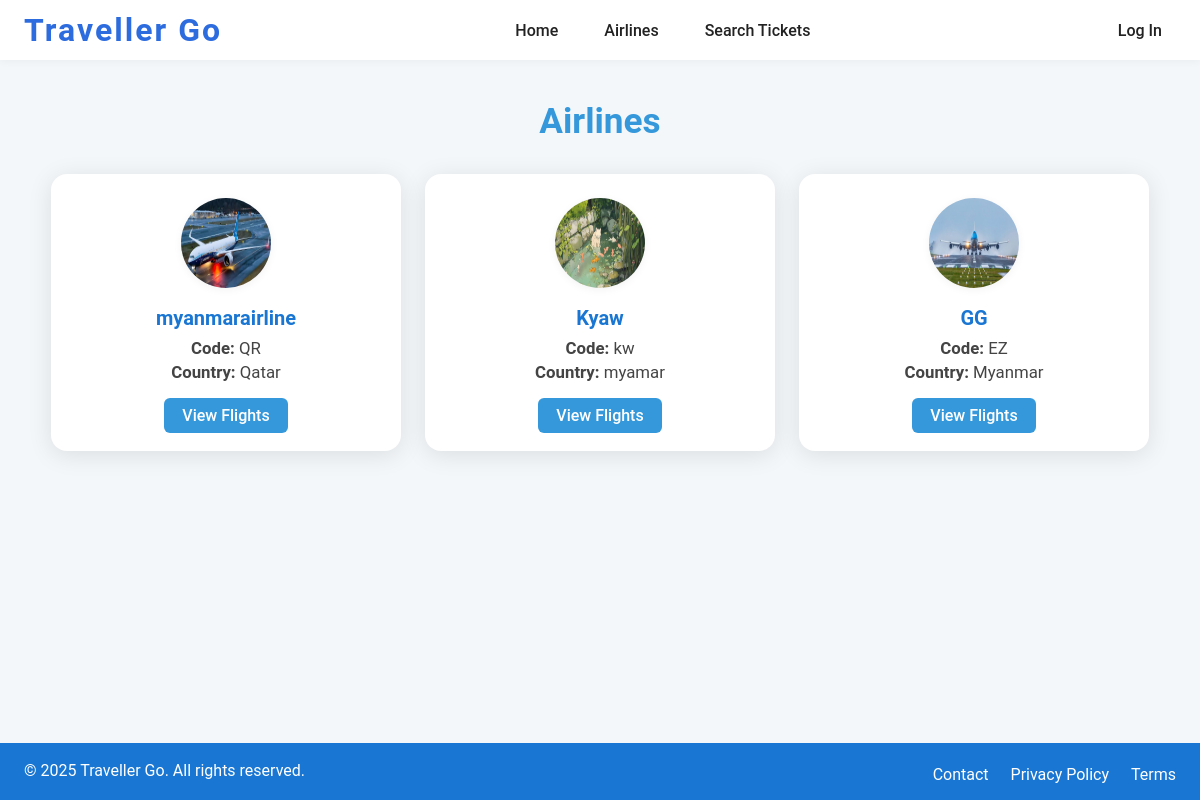
The app's page /index.php?action=airline with its own data.
### tables this page shows
CREATE TABLE `airlines` (
  `airline_id` int(11) NOT NULL,
  `name` varchar(100) NOT NULL,
  `code` varchar(10) DEFAULT NULL,
  `country` varchar(100) DEFAULT NULL,
  `logo_url` varchar(255) DEFAULT NULL
);

### controllers/traveller_controller.php (called while the page is built, shortened)
<?php
require_once 'models/traveller_abstract.php';
class traveller_controller
{
    private $traveller;
    public function __construct($db)
    {
        $this->traveller = new traveller_abstract($db);
    }
    public function airlines()
    {
        $airlines = $this->traveller->getAllAirline();
        include 'views/airline.php';
    }
}
?>

### models/db_abstract.php (called while the page is built, shortened)
<?php
abstract class db_abstract
{
    public function __construct($db)
    {
        $this->db = $db;
    }
}
?>

### models/traveller_abstract.php (called while the page is built, shortened)
<?php
require_once 'models/db_abstract.php';
class traveller_abstract extends db_abstract implements traveller
{
    public function getAllAirline()
    {
        $stmt = $this->db->prepare("SELECT * FROM airlines");
        $stmt->execute();
        return $stmt->fetchAll(PDO::FETCH_ASSOC);
    }
}
?>

### views/airline.php (the view, shortened to what this page needs)
<!DOCTYPE html>
<html lang="en">
<head>
    <link rel="stylesheet" href="style/airline.css">
</head>
<body>
    <?php include 'includes/header.php'; ?>
    <div class="main-content">
        <h1>Airlines</h1>
        <div class="airlines-grid">
            <?php foreach ($airlines as $airline): ?>
                <div class="airline-card">
                    <img src="<?= htmlspecialchars($airline['logo_url']) ?>"
                        alt="<?= htmlspecialchars($airline['name']) ?> Logo" class="airline-logo"
                        onerror="if(!this._errored){this.src='images/airline-placeholder.png';this._errored=true;}">
                    <div class="airline-name"><?= htmlspecialchars($airline['name']) ?></div>
                    <div class="airline-info"><strong>Code:</strong> <?= htmlspecialchars($airline['code']) ?></div>
                    <div class="airline-info"><strong>Country:</strong> <?= htmlspecialchars($airline['country']) ?></div>
                    <a href="index.php?action=airline_flights&airline=<?= urlencode($airline['name']) ?>"
                        class="view-flights-btn">
                        View Flights
                    </a>
                </div>
            <?php endforeach; ?>
        </div>
    </div>
    <footer>
        <?php include 'includes/footer.php'; ?>
    </footer>
</body>
</html>

### index.php (shortened to what this page needs)
<?php
require_once 'controllers/traveller_controller.php';
$db = (new Database())->connect();
$travellerController = new traveller_controller($db);
$action = $_GET['action'] ?? 'index';
switch ($action) {
    case 'airline':
        $travellerController->airlines();
        break;
}
?>

### views/includes/header.php (shortened to what this page needs)
<?php
$traveler_id = $_SESSION['traveler_id'] ?? null;
?>
<link rel="stylesheet" href="style/index.css">
<div class="header-container">
    <div class="header-logo">Traveller Go</div>
    <div class="nav-left" id="nav-menu">
        <a href="index.php?action=index">Home</a>
        <a href="index.php?action=airline">Airlines</a>
        <a href="index.php?action=search_ticket">Search Tickets</a>
    </div>
    <div class="nav-right">
        <?php if (isset($traveler_id) && !empty($traveler_id)): ?>
            <a href="index.php?action=traveller_logOut">Log Out</a>
        <?php else: ?>
            <a href="index.php?action=login_select">Log In</a>
        <?php endif; ?>
    </div>
</div>

### views/includes/footer.php (shortened to what this page needs)
<footer class="site-footer">
    <div class="footer-container">
        <div class="footer-left">
            <span>&copy; <?= date('Y') ?> Traveller Go. All rights reserved.</span>
        </div>
        <div class="footer-right">
            <a href="mailto:support@travellergo.com">Contact</a>
            <a href="#">Privacy Policy</a>
            <a href="#">Terms</a>
        </div>
    </div>
</footer>

### style/airline.css (style rules this page uses)
* { box-sizing: border-box; margin: 0; padding: 0; font-family: "Roboto", sans-serif; }
body { background: #f4f7fa; font-family: "Roboto", Arial, sans-serif; margin: 0; padding: 0; display: flex; flex-direction: column; min-height: 100vh; }
.main-content { max-width: 1200px; margin: 40px auto; padding: 0 16px; flex: 1; }
h1 { text-align: center; color: #3498db; margin-bottom: 32px; font-size: 2.2rem; font-weight: 700; }
.airlines-grid { display: flex; flex-wrap: wrap; gap: 24px; justify-content: center; }
.airline-card { background: #fff; border-radius: 16px; box-shadow: 0 4px 24px rgba(0, 0, 0, 0.10); padding: 24px 18px 18px 18px; width: 350px; display: flex; flex-direction: column; align-items: center; transition: transform 0.15s, box-shadow 0.15s; }
.airline-logo { width: 90px; height: 90px; margin-bottom: 18px; border-radius: 50%; background: #f8fafd; box-shadow: 0 2px 8px rgba(0, 0, 0, 0.05); }
.airline-name { font-size: 1.25rem; font-weight: 600; color: #1976d2; margin-bottom: 8px; text-align: center; }
.airline-info { color: #444; font-size: 1.05rem; margin-bottom: 4px; text-align: center; }
.view-flights-btn { margin-top: 12px; display: inline-block; background: #3498db; color: #fff; padding: 8px 18px; border-radius: 6px; text-decoration: none; font-weight: 500; transition: background 0.2s; }
footer { flex-shrink: 0; }

### style/index.css (style rules this page uses)
* { box-sizing: border-box; margin: 0; padding: 0; font-family: "Roboto", sans-serif; }
.header-container { display: flex; align-items: center; justify-content: space-between; background: #fff; padding: 0 24px; box-shadow: 0 2px 8px rgba(0, 0, 0, 0.04); min-height: 60px; position: relative; z-index: 10; }
.header-logo { font-size: 2rem; font-weight: bold; color: #2d6cdf; letter-spacing: 2px; padding: 10px 0; }
.nav-left, .nav-right { display: flex; align-items: center; gap: 18px; }
.nav-left a, .nav-right a { text-decoration: none; color: #222; font-weight: 500; padding: 8px 14px; border-radius: 4px; transition: background 0.2s, color 0.2s; }

### views/includes/footer.php (style rules this page uses)
.site-footer { background: #1976d2; color: #fff; padding: 18px 0 12px 0; font-size: 1rem; margin-top: 40px; }
.footer-container { max-width: 1200px; margin: 0 auto; padding: 0 24px; display: flex; justify-content: space-between; align-items: center; flex-wrap: wrap; }
.footer-left { margin-bottom: 8px; }
.footer-right a { color: #fff; margin-left: 18px; text-decoration: none; font-size: 1rem; transition: color 0.2s; }

### records on screen
airlines: logo_url (picture), name "myanmarairline", code "QR", country "Qatar"
airlines: logo_url (picture), name "Kyaw", code "kw", country "myamar"
airlines: logo_url (picture), name "GG", code "EZ", country "Myanmar"
